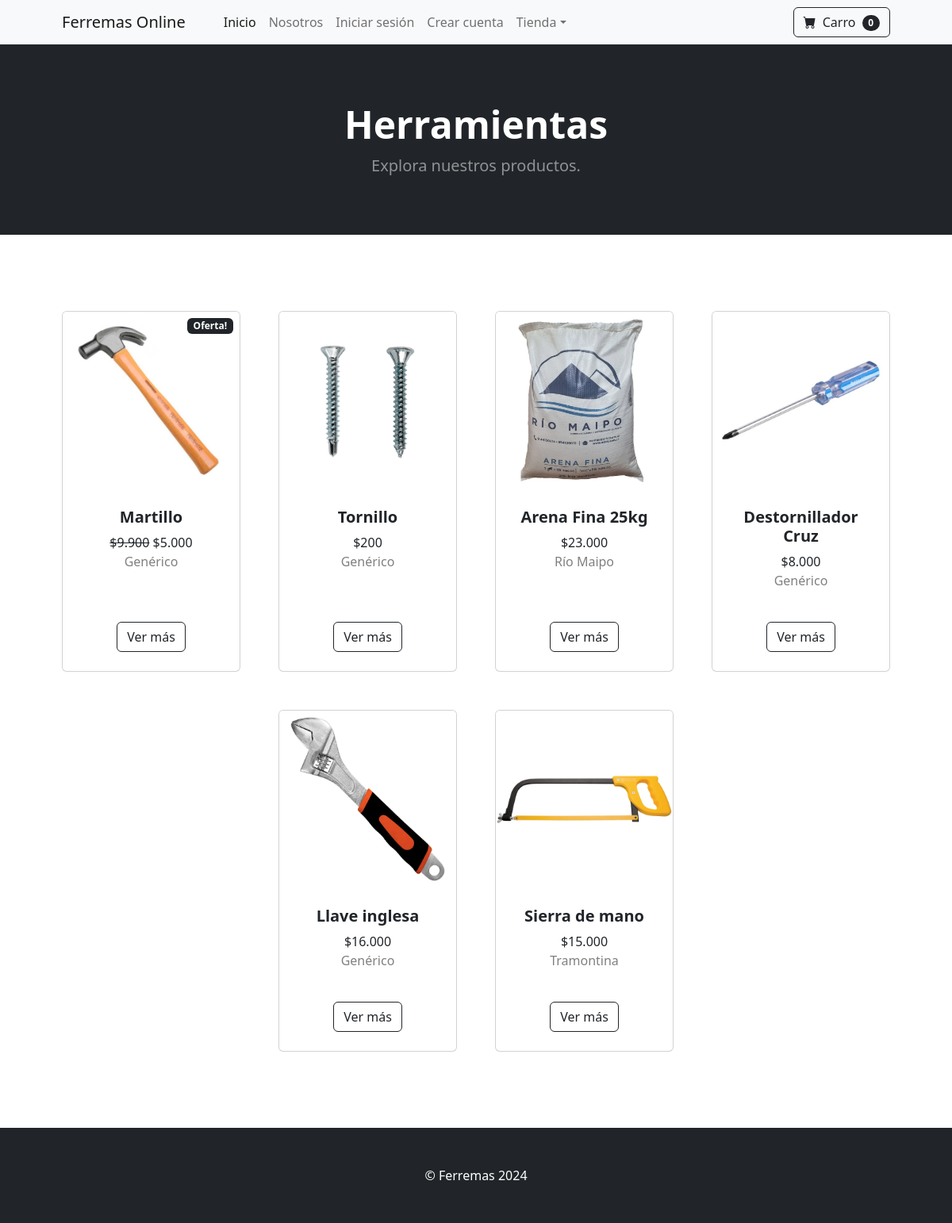
/categoria/Herramientas, run on an earlier commit of the app's database.
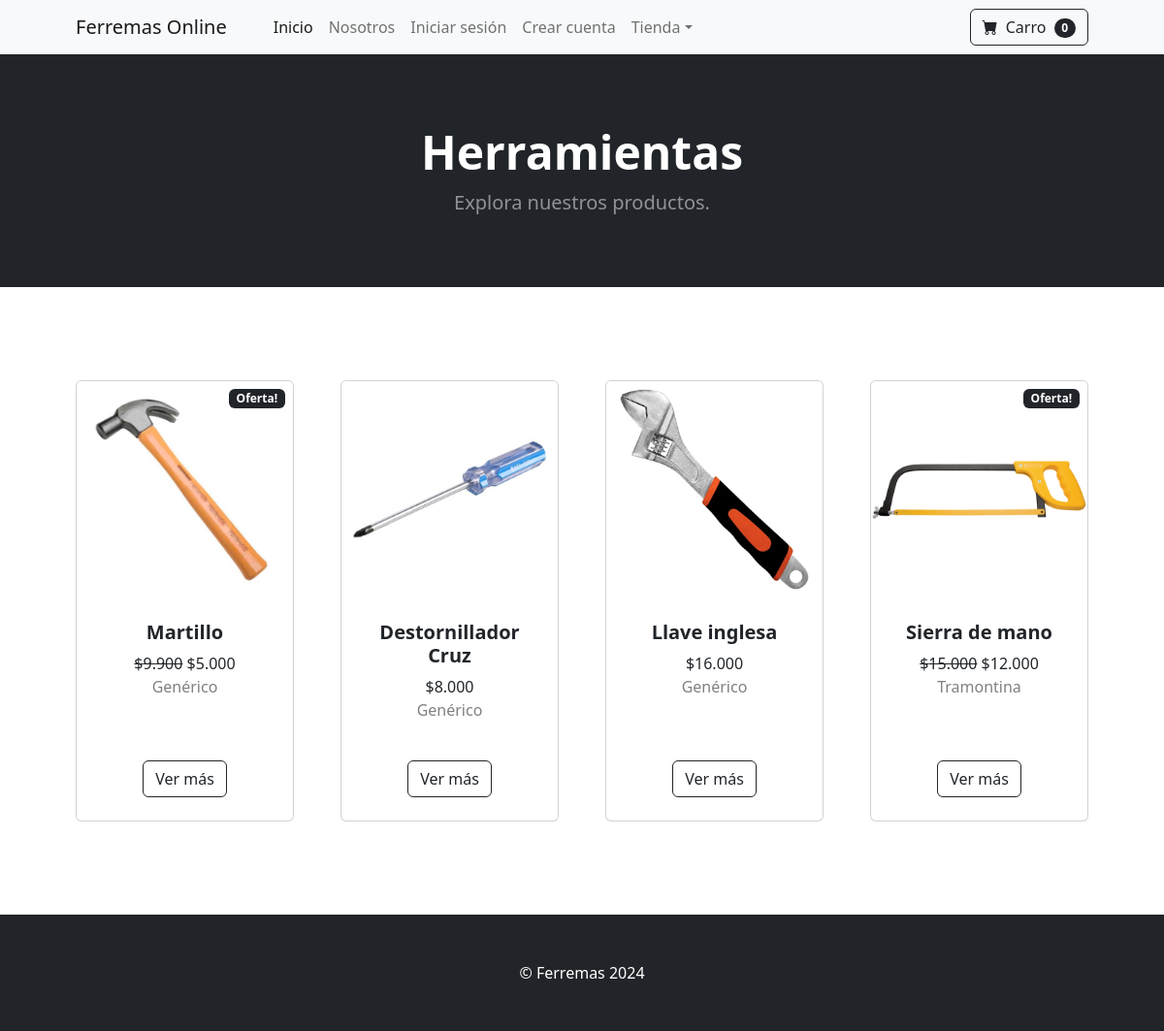
And on a later commit of the database.
### tienda/models.py (models this page shows, shortened)
class Categoria(models.Model):
    name = models.CharField(max_length=50)
    def __str__(self):
        return self.name

class Producto(models.Model):
    name = models.CharField(max_length=50)
    price = models.DecimalField(default=0, decimal_places=0, max_digits=10)
    categoria = models.ForeignKey(Categoria, on_delete=models.CASCADE, default=1)
    marca = models.CharField(max_length=100, default="Genérico")
    image = models.ImageField(upload_to="uploads/producto")
    is_sale = models.BooleanField(default=False)
    sale_price = models.DecimalField(default=0, decimal_places=0, max_digits=10)

### tienda/views.py (the view)
# urls.py: path("categoria/<str:foo>", views.categoria, name="categoria"),
def categoria(request, foo):
    foo = foo.replace("-", " ")
    try:
        categoria = Categoria.objects.get(name=foo)
        if categoria == "":
            productos = Producto.objects.all()
            return render(request, "categoria.html", {"productos":productos, "categoria":"Todos los productos"})
        else:
            productos = Producto.objects.filter(categoria=categoria)
            return render(request, "categoria.html", {"productos":productos, "categoria":categoria})
    except:
        messages.success(request, ("Error en la selección de categorías"))
        return redirect("home")

### tienda/templates/categoria.html
{% extends "base.html" %}
{% load static %}
{% block content %}
    <header class="bg-dark py-4">
        <div class="container px-4 px-lg-5 my-5">
            <div class="text-center text-white">
                <h1 class="display-5 fw-bolder">{{ categoria }}</h1>
                <p class="lead fw-normal text-white-50 mb-0">Explora nuestros productos.</p>
            </div>
        </div>
    </header>
    <section class="py-5">
        <div class="container px-4 px-lg-5 mt-5">
            <div class="row gx-4 gx-lg-5 row-cols-2 row-cols-md-3 row-cols-xl-4 justify-content-center">
                {% for producto in productos %}
                    {% if producto.is_sale %}
                        <div class="col mb-5">
                            <div class="card h-100">
                                    <div class="badge bg-dark text-white position-absolute" style="top: 0.5rem; right:0.5rem">Oferta!</div>
                                <img class="card-img-top" src="{{ producto.image.url }}" alt="..." />
                                <div class="card-body p-4">
                                    <div class="text-center">
                                        <h5 class="fw-bolder">{{producto.name}}</h5>
                                        <strike>${{ producto.price }}</strike>
                                        ${{ producto.sale_price }}
                                        <br>
                                        <p style="color:grey">{{ producto.marca }}</p>
                                    </div>
                                </div>
                                <div class="card-footer p-4 pt-0 border-top-0 bg-transparent">
                                    <div class="text-center"><a class="btn btn-outline-dark mt-auto" href="{% url 'producto' producto.id %}">Ver más</a></div>
                                </div>
                            </div>
                        </div>
                    {% else %}
                        <div class="col mb-5">
                            <div class="card h-100">
                                <img class="card-img-top" src="{{ producto.image.url }}" alt="..." />
                                <div class="card-body p-4">
                                    <div class="text-center">
                                        <h5 class="fw-bolder">{{producto.name}}</h5>
                                        ${{ producto.price }}
                                        <br>
                                        <p style="color:grey">{{ producto.marca }}</p>
                                    </div>
                                </div>
                                <div class="card-footer p-4 pt-0 border-top-0 bg-transparent">
                                    <div class="text-center"><a class="btn btn-outline-dark mt-auto" href="{% url 'producto' producto.id %}">Ver más</a></div>
                                </div>
                            </div>
                        </div>
                    {% endif %}
                {% endfor %}
            </div>
        </div>
    </section>
{% endblock %}

### tienda/templates/base.html (shortened to what this page needs)
{% load static %}
<!DOCTYPE html>
<html lang="en">
    <head>
        <link href="https://cdn.jsdelivr.net/npm/bootstrap-icons@1.5.0/font/bootstrap-icons.css" rel="stylesheet" />
        <link href="{% static 'css/styles.css' %}" rel="stylesheet" />
    </head>
    <body>
        {% include "navbar.html" %}
        {% block content %}
        {% endblock %}
        <footer class="py-5 bg-dark">
            <div class="container"><p class="m-0 text-center text-white">&copy; Ferremas 2024</p></div>
        </footer>
    </body>
</html>

### tienda/templates/navbar.html (shortened to what this page needs)
<nav class="navbar navbar-expand-lg navbar-light bg-light">
    <div class="container px-4 px-lg-5">
        <a class="navbar-brand" href="{% url 'home' %}">Ferremas Online</a>
        <div class="collapse navbar-collapse" id="navbarSupportedContent">
            <ul class="navbar-nav me-auto mb-2 mb-lg-0 ms-lg-4">
                <li class="nav-item"><a class="nav-link active" aria-current="page" href="{% url 'home' %}">Inicio</a></li>
                <li class="nav-item"><a class="nav-link" href="{% url 'about' %}">Nosotros</a></li>
                {% if user.is_authenticated %}
                <li class="nav-item"><a class="nav-link" href="{% url 'logout' %}">Cerrar sesión</a></li>
                {% else %}
                <li class="nav-item"><a class="nav-link" href="{% url 'login' %}">Iniciar sesión</a></li>
                <li class="nav-item"><a class="nav-link" href="{% url 'register' %}">Crear cuenta</a></li>
                {% endif %}
                    <li class="nav-item dropdown">
                    <a class="nav-link dropdown-toggle" id="navbarDropdown" href="#" role="button" data-bs-toggle="dropdown" aria-expanded="false">Tienda</a>
                </li>
            </ul>
            <form class="d-flex">
                <button class="btn btn-outline-dark" type="submit">
                    <i class="bi-cart-fill me-1"></i>
                    Carro
                    <span class="badge bg-dark text-white ms-1 rounded-pill">0</span>
                </button>
            </form>
        </div>
    </div>
</nav>

What changed in the data, as far as the page shows it:
no longer on this page (row edited): Producto: image (picture), name "Tornillo", price "200", marca "Genérico"
no longer on this page (row edited): Producto: image (picture), name "Arena Fina 25kg", price "23.000", marca "Río Maipo"
changed Producto "Sierra de mano": is_sale False → True (drawn); image: picture added; sale_price (not shown) → "12.000"; image: picture removed
